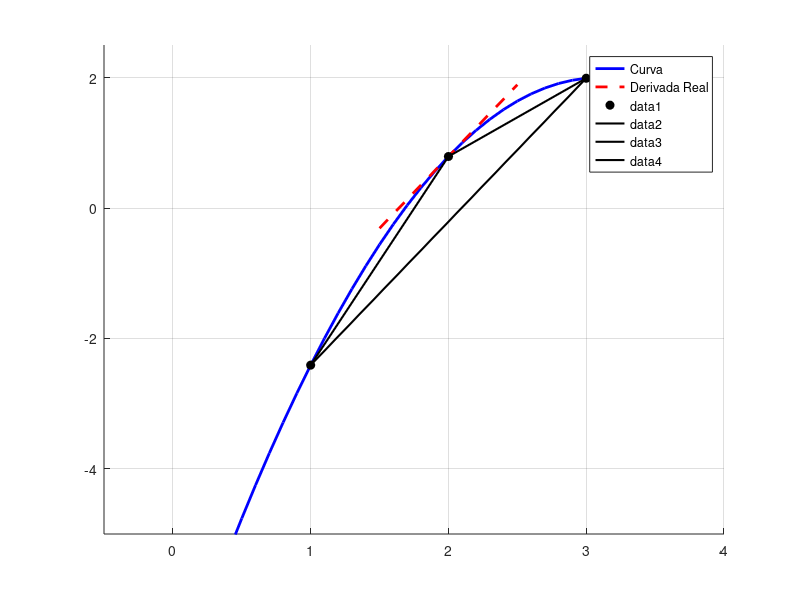

Reproduce this figure in MATLAB.
xr = 0:.1:3.5;
f = @(x) -(x-3.1).^2 +2 ;
f1 = @(x)  2.2*(x-2) +f(2)
figure(1)
hold on
grid on
plot(xr,f(xr),'b','LineWidth',2)
plot(1.5:2.5,f1(1.5:2.5),'r--','LineWidth',2)
legend('Curva','Derivada Real','Location','best')
xlim([-0.5,4])
ylim([-5,2.5])

x = 1:3;
y = f(x);

plot(x,y,'ok','MarkerFaceColor','k')

%%

plot(2:3,f(2:3),'k','LineWidth',1.5)
plot(1:2,f(1:2),'k','LineWidth',1.5)



plot([1,3],f([1,3]),'k','LineWidth',1.5)